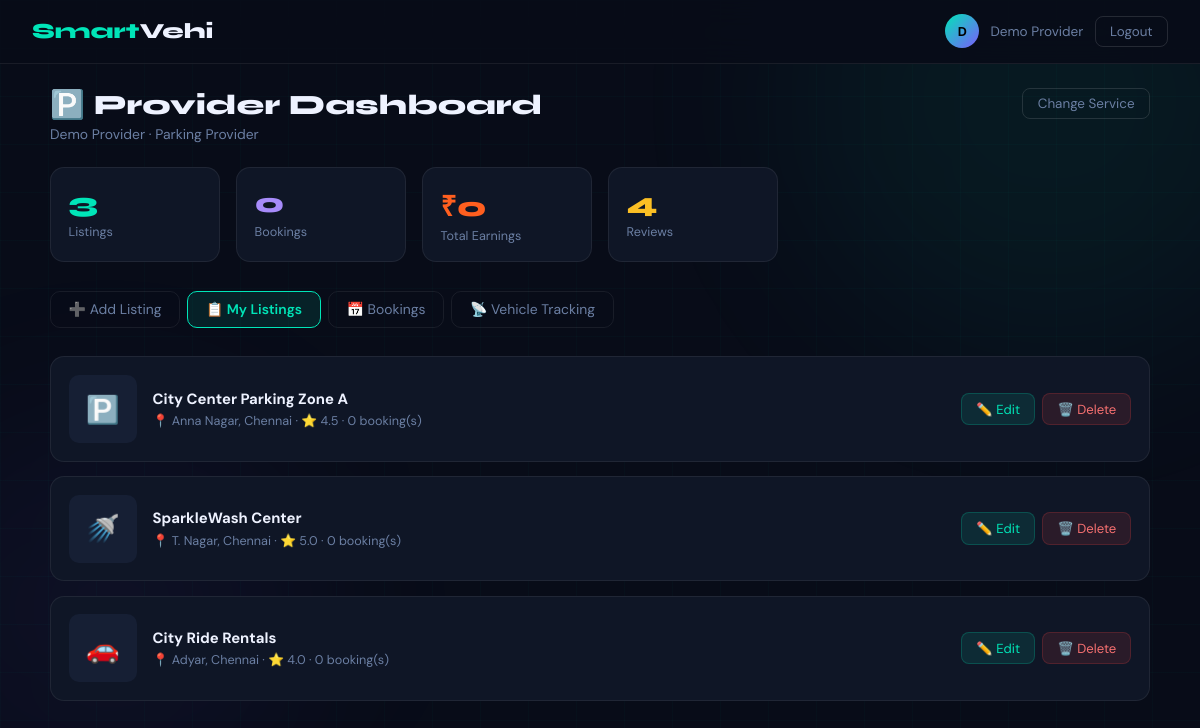
The page /provider/dashboard.php?tab=my (signed in) on the database its author committed.
### tables this page shows
CREATE TABLE IF NOT EXISTS users (
    id         INT AUTO_INCREMENT PRIMARY KEY,
    full_name  VARCHAR(120) NOT NULL,
    email      VARCHAR(180) NOT NULL UNIQUE,
    phone      VARCHAR(20)  NOT NULL DEFAULT '',
    password   VARCHAR(255) NOT NULL,
    role       ENUM('provider','receiver') NOT NULL,
    created_at TIMESTAMP DEFAULT CURRENT_TIMESTAMP
);

CREATE TABLE IF NOT EXISTS listings (
    id               INT AUTO_INCREMENT PRIMARY KEY,
    user_id          INT NOT NULL,
    type             ENUM('parking','washing','rental') NOT NULL,
    name             VARCHAR(200) NOT NULL,
    location         VARCHAR(300) NOT NULL,
    description      TEXT,
    image            VARCHAR(300) DEFAULT NULL,
     
    price_hour       DECIMAL(10,2) DEFAULT NULL,
    price_day        DECIMAL(10,2) DEFAULT NULL,
    total_slots      INT           DEFAULT NULL,
    vehicle_type     VARCHAR(50)   DEFAULT NULL,
    late_fee_hour    DECIMAL(10,2) DEFAULT 50.00,
     
    price_basic      DECIMAL(10,2) DEFAULT NULL,
    price_full       DECIMAL(10,2) DEFAULT NULL,
    services_offered TEXT          DEFAULT NULL,
    pickup_drop_fee  DECIMAL(10,2) DEFAULT 100.00,
     
    rental_type      VARCHAR(100)  DEFAULT NULL,
    vehicle_model    VARCHAR(100)  DEFAULT NULL,
    rent_hour        DECIMAL(10,2) DEFAULT NULL,
    rent_day         DECIMAL(10,2) DEFAULT NULL,
    fuel_type        VARCHAR(50)   DEFAULT NULL,
    late_fee_rental  DECIMAL(10,2) DEFAULT 100.00,
     
    is_taken         TINYINT(1)    DEFAULT 0,
    taken_at         DATETIME      DEFAULT NULL,
    return_due       DATETIME      DEFAULT NULL,
    is_active        TINYINT(1)    DEFAULT 1,
    created_at       TIMESTAMP     DEFAULT CURRENT_TIMESTAMP,
    FOREIGN KEY (user_id) REFERENCES users(id) ON DELETE CASCADE
);

### includes/config.php (called while the page is built, shortened)
<?php
function baseUrl(): string {
    static $base = null;
    if ($base !== null) return $base;
    $proto  = (!empty($_SERVER['HTTPS']) && $_SERVER['HTTPS'] !== 'off') ? 'https' : 'http';
    $host   = $_SERVER['HTTP_HOST'];
    $script = $_SERVER['SCRIPT_NAME'];
    $parts  = explode('/', trim(dirname($script), '/'));
    $path   = '';
    foreach ($parts as $seg) {
        $path .= '/' . $seg;
    }
    $base = $proto . '://' . $host . $path;
    return $base;
}
function getDB(): mysqli {
    static $conn = null;
    if ($conn !== null) return $conn;
    $conn = new mysqli(DB_HOST, DB_USER, DB_PASS, DB_NAME);
    $conn->set_charset('utf8mb4');
    return $conn;
}
function clean(string $v): string {
    return htmlspecialchars(strip_tags(trim($v)), ENT_QUOTES, 'UTF-8');
}
function getCurrentUser(): ?array {
    $db = getDB(); $id = (int)$_SESSION['user_id'];
    $s  = $db->prepare('SELECT * FROM users WHERE id=?');
    $s->bind_param('i', $id); $s->execute();
    return $s->get_result()->fetch_assoc() ?: null;
}
?>

### provider/dashboard.php (the view, shortened to what this page needs)
<?php
require_once '../includes/config.php';
$user=getCurrentUser(); $db=getDB(); $B=baseUrl();
$service=$_SESSION['chosen_service']??'parking';
$tab=$_GET['tab']??'add';
$icons=['parking'=>'🅿️','washing'=>'🚿','rental'=>'🚗'];
$labels=['parking'=>'Parking Zone','washing'=>'Washing Center','rental'=>'Rental Vehicle'];
$uid=$user['id'];
$totalListings=(int)$db->query("SELECT COUNT(*) FROM listings WHERE user_id=$uid")->fetch_row()[0];
$totalBookings=(int)$db->query("SELECT COUNT(*) FROM bookings b JOIN listings l ON b.listing_id=l.id WHERE l.user_id=$uid")->fetch_row()[0];
$totalEarnings=(float)$db->query("SELECT COALESCE(SUM(b.cost+b.extra_charges),0) FROM bookings b JOIN listings l ON b.listing_id=l.id WHERE l.user_id=$uid AND b.payment_status='paid'")->fetch_row()[0];
$totalReviews=(int)$db->query("SELECT COUNT(*) FROM reviews r JOIN listings l ON r.listing_id=l.id WHERE l.user_id=$uid")->fetch_row()[0];
$pageTitle='Provider Dashboard'; require_once '../includes/header.php'; ?>
<div class="page fu" style="padding-top:5.5rem;">
<div class="container">
  <div style="display:flex;justify-content:space-between;align-items:flex-start;margin-bottom:1.5rem;flex-wrap:wrap;gap:1rem;">
    <div>
      <h2 style="font-size:1.75rem;font-weight:800;"><?= $icons[$service] ?> Provider Dashboard</h2>
      <div style="color:var(--muted);font-size:.87rem;margin-top:.2rem;"><?= clean($user['full_name']) ?> · <?= ucfirst($service) ?> Provider</div>
    </div>
    <a href="<?= $B ?>/service.php?role=provider" class="nbtn">Change Service</a>
  </div>
  <div class="stats">
    <div class="stat"><div class="stat-num" style="color:var(--accent)"><?= $totalListings ?></div><div class="stat-lbl">Listings</div></div>
    <div class="stat"><div class="stat-num" style="color:#a78bfa"><?= $totalBookings ?></div><div class="stat-lbl">Bookings</div></div>
    <div class="stat"><div class="stat-num" style="color:var(--accent2)">₹<?= number_format($totalEarnings) ?></div><div class="stat-lbl">Total Earnings</div></div>
    <div class="stat"><div class="stat-num" style="color:var(--gold)"><?= $totalReviews ?></div><div class="stat-lbl">Reviews</div></div>
  </div>
  <div class="tabs">
    <a href="?tab=add"      class="tab <?= $tab==='add'?'active':'' ?>">➕ Add Listing</a>
    <a href="?tab=my"       class="tab <?= $tab==='my'?'active':'' ?>">📋 My Listings</a>
    <a href="?tab=bookings" class="tab <?= $tab==='bookings'?'active':'' ?>">📅 Bookings</a>
    <a href="?tab=tracking" class="tab <?= $tab==='tracking'?'active':'' ?>">📡 Vehicle Tracking</a>
  </div>
  <?php if($tab==='add'): ?>
  <div class="card">
    <h3 style="margin-bottom:1.4rem;font-size:1.1rem;"><?= $icons[$service] ?> Add New <?= $labels[$service] ?></h3>
    <form method="POST" action="<?= $B ?>/provider/add_listing.php" enctype="multipart/form-data">
      <input type="hidden" name="type" value="<?= $service ?>">
      <div class="form-row">
        <div class="fg"><label>Name / Title *</label><input type="text" name="name" placeholder="e.g. City Center Parking Zone A" required></div>
        <div class="fg"><label>Location / Address *</label><input type="text" name="location" placeholder="e.g. Anna Nagar, Chennai" required></div>
      </div>
      <?php if($service==='parking'): ?>
        <div class="form-row">
          <div class="fg"><label>Price per Hour (₹)</label><input type="number" name="price_hour" min="0" step="0.01" placeholder="30"></div>
          <div class="fg"><label>Price per Day (₹)</label><input type="number" name="price_day" min="0" step="0.01" placeholder="200"></div>
        </div>
        <div class="form-row">
          <div class="fg"><label>Total Slots</label><input type="number" name="total_slots" min="1" placeholder="20"></div>
          <div class="fg"><label>Vehicle Type</label>
            <select name="vehicle_type"><option>2-Wheeler</option><option>4-Wheeler</option><option selected>Both</option></select></div>
        </div>
        <div class="fg"><label>Late Fee per Hour (₹)</label><input type="number" name="late_fee_hour" min="0" step="0.01" placeholder="50" value="50"></div>
      <?php elseif($service==='washing'): ?>
        <div class="form-row">
          <div class="fg"><label>Basic Wash Price (₹)</label><input type="number" name="price_basic" min="0" step="0.01" placeholder="150"></div>
          <div class="fg"><label>Full Service Price (₹)</label><input type="number" name="price_full" min="0" step="0.01" placeholder="450"></div>
        </div>
        <div class="fg"><label>Services Offered</label><input type="text" name="services_offered" placeholder="Exterior wash, Interior vacuum, Waxing…"></div>
        <div class="fg"><label>Pickup &amp; Drop Extra Fee (₹)</label><input type="number" name="pickup_drop_fee" min="0" step="0.01" placeholder="100" value="100"></div>
      <?php elseif($service==='rental'): ?>
        <div class="form-row">
          <div class="fg"><label>Vehicle Category</label>
            <select name="rental_type"><option>2-Wheeler (Bike/Scooter)</option><option>3-Wheeler (Auto)</option><option>4-Wheeler (Car)</option></select></div>
          <div class="fg"><label>Vehicle Model</label><input type="text" name="vehicle_model" placeholder="e.g. Honda Activa 6G"></div>
        </div>
        <div class="form-row">
          <div class="fg"><label>Rent per Hour (₹)</label><input type="number" name="rent_hour" min="0" step="0.01" placeholder="80"></div>
          <div class="fg"><label>Rent per Day (₹)</label><input type="number" name="rent_day" min="0" step="0.01" placeholder="500"></div>
        </div>
        <div class="form-row">
          <div class="fg"><label>Fuel Type</label>
            <select name="fuel_type"><option>Petrol</option><option>Electric</option><option>Diesel</option><option>CNG</option></select></div>
          <div class="fg"><label>Late Return Fee per Hour (₹)</label><input type="number" name="late_fee_rental" min="0" step="0.01" placeholder="100" value="100"></div>
        </div>
      <?php endif; ?>
      <div class="fg"><label>Description</label><textarea name="description" placeholder="Describe your service…"></textarea></div>
      <div class="fg">
        <label>Upload Image</label>
        <div class="upload-box" onclick="document.getElementById('imgf').click()">
          <div style="font-size:1.9rem;margin-bottom:.4rem;">📷</div>
          <p style="font-size:.87rem;color:var(--muted);">Click to upload — JPG/PNG/WEBP, max 5MB</p>
          <input type="file" id="imgf" name="image" accept="image/*" style="display:none" onchange="prevImg(this)">
          <img id="img-preview" src="" alt="" style="display:none;max-width:100%;max-height:200px;border-radius:8px;margin-top:1rem;object-fit:cover;">
        </div>
      </div>
      <button type="submit" class="btn btn-primary" style="min-width:200px;">🚀 Publish Listing</button>
    </form>
  </div>
  <?php elseif($tab==='my'):
    $res=$db->query("SELECT l.*,(SELECT ROUND(AVG(rating),1) FROM reviews WHERE listing_id=l.id) AS avg_r,
      (SELECT COUNT(*) FROM bookings WHERE listing_id=l.id) AS bcount
      FROM listings l WHERE l.user_id=$uid ORDER BY l.created_at DESC");
    if($res->num_rows===0): ?>
      <div class="empty"><div class="ei">📭</div><p>No listings yet.<br><a href="?tab=add" style="color:var(--accent)">Add your first listing →</a></p></div>
    <?php else: while($l=$res->fetch_assoc()): ?>
      <div class="mcard">
        <div class="mcard-thumb">
          <?php if($l['image']): ?><img src="<?= $B ?>/<?= clean($l['image']) ?>" alt=""><?php else: echo $icons[$l['type']]; endif; ?>
        </div>
        <div class="mcard-info">
          <div class="mcard-title"><?= clean($l['name']) ?>
          </div>
          <div class="mcard-sub">📍 <?= clean($l['location']) ?> · <?= $l['avg_r']?'⭐ '.$l['avg_r']:'No reviews' ?> · <?= (int)$l['bcount'] ?> booking(s)</div>
        </div>
        <div class="mcard-actions">
          <a href="<?= $B ?>/provider/edit_listing.php?id=<?= $l['id'] ?>" class="btn-edit">✏️ Edit</a>
          <a href="?tab=my&delete=<?= $l['id'] ?>" class="btn-danger" onclick="return confirm('Delete this listing?')">🗑️ Delete</a>
        </div>
      </div>
    <?php endwhile; endif; ?>
  <?php endif; ?>
</div></div>
<?php require_once '../includes/footer.php'; ?>

### includes/header.php (shortened to what this page needs)
<?php
$currentUser = getCurrentUser();
$B = baseUrl();
?><!DOCTYPE html>
<html lang="en">
<head>
</head>
<body>
<div class="bg-orb orb1"></div>
<nav class="navbar">
  <a href="<?= $B ?>/index.php" class="logo">Smart<span>Vehi</span></a>
  <div class="nav-r">
    <?php if ($currentUser): ?>
      <div class="avatar"><?= strtoupper(substr($currentUser['full_name'],0,1)) ?></div>
      <span class="uname"><?= clean($currentUser['full_name']) ?></span>
      <a href="<?= $B ?>/logout.php" class="nbtn">Logout</a>
    <?php else: ?>
      <a href="<?= $B ?>/index.php" class="nbtn">← Home</a>
    <?php endif; ?>
  </div>
</nav>
<div class="wrap">

### includes/header.php (style rules this page uses)
:root { --bg:#080c18;--surface:#0f1626;--surface2:#161f34;--surface3:#1c2640; --accent:#00e5b8;--accent2:#ff5f1f;--accent3:#7c5cfc;--gold:#fbbf24; --text:#eef2ff;--muted:#6b7fa3;--muted2:#4a5568; --border:rgba(255,255,255,0.07);--border2:rgba(255,255,255,0.12); --glow:0 0 40px rgba(0,229,184,.2);--r:14px;--r2:20px; --ease:all .3s cubic-bezier(.4,0,.2,1); }
* { margin:0;padding:0;box-sizing:border-box; }
html { scroll-behavior:smooth; }
body { font-family:'DM Sans',sans-serif;background:var(--bg);color:var(--text);min-height:100vh;overflow-x:hidden; }
h1,h2,h3,h4 { font-family:'Syne',sans-serif; }
a { color:inherit;text-decoration:none; }
.bg-orb { position:fixed;border-radius:50%;filter:blur(90px);pointer-events:none;z-index:0; }
.orb1 { width:500px;height:500px;background:rgba(0,229,184,.06);top:-150px;right:-100px; }
.wrap { position:relative;z-index:1; }
.page { min-height:100vh;padding:5.5rem 1.5rem 3rem; }
.container { max-width:1100px;margin:0 auto; }
.navbar { position:fixed;top:0;left:0;right:0;z-index:500; display:flex;align-items:center;justify-content:space-between;padding:.9rem 2rem; background:rgba(8,12,24,.92);backdrop-filter:blur(24px);border-bottom:1px solid var(--border); }
.logo { font-family:'Syne',sans-serif;font-weight:800;font-size:1.35rem;color:var(--accent); }
.logo span { color:var(--text); }
.nav-r { display:flex;align-items:center;gap:.7rem;flex-wrap:wrap; }
.avatar { width:34px;height:34px;border-radius:50%;background:linear-gradient(135deg,var(--accent),var(--accent3)); display:flex;align-items:center;justify-content:center;font-weight:800;font-size:.8rem;color:#000; }
.uname { font-size:.85rem;color:var(--muted);max-width:130px;white-space:nowrap;overflow:hidden;text-overflow:ellipsis; }
.nbtn { background:none;border:1px solid var(--border2);color:var(--muted);padding:.38rem .9rem; border-radius:8px;font-size:.84rem;cursor:pointer;transition:var(--ease);display:inline-block; }
.btn-danger { background:rgba(239,68,68,.12);color:#f87171;border:1px solid rgba(239,68,68,.2);border-radius:8px;padding:.42rem .88rem;font-size:.82rem;cursor:pointer;transition:var(--ease); }
.btn-edit { background:rgba(0,229,184,.1);color:var(--accent);border:1px solid rgba(0,229,184,.2);border-radius:8px;padding:.42rem .88rem;font-size:.82rem;cursor:pointer;transition:var(--ease); }
.tabs { display:flex;gap:.45rem;margin-bottom:1.8rem;flex-wrap:wrap; }
.tab { padding:.52rem 1.1rem;border-radius:10px;border:1px solid var(--border);background:transparent;color:var(--muted);font-family:'DM Sans',sans-serif;font-size:.87rem;cursor:pointer;transition:var(--ease); }
.tab.active { background:rgba(0,229,184,.1);border-color:var(--accent);color:var(--accent);font-weight:600; }
.mcard { background:var(--surface);border:1px solid var(--border);border-radius:var(--r);padding:1.1rem;display:flex;align-items:center;gap:1rem;margin-bottom:.9rem;flex-wrap:wrap; }
.mcard-thumb { width:68px;height:68px;border-radius:10px;background:var(--surface2);flex-shrink:0;display:flex;align-items:center;justify-content:center;font-size:1.7rem;overflow:hidden; }
.mcard-info { flex:1;min-width:140px; }
.mcard-title { font-weight:700;font-size:.93rem;margin-bottom:.22rem; }
.mcard-sub { color:var(--muted);font-size:.79rem; }
.mcard-actions { display:flex;gap:.45rem;flex-wrap:wrap; }
.stats { display:grid;grid-template-columns:repeat(auto-fill,minmax(155px,1fr));gap:1rem;margin-bottom:1.8rem; }
.stat { background:var(--surface);border:1px solid var(--border);border-radius:var(--r);padding:1.1rem; }
.stat-num { font-family:'Syne',sans-serif;font-size:1.75rem;font-weight:800;margin-bottom:.18rem; }
.stat-lbl { color:var(--muted);font-size:.79rem; }
.fu { animation:fadeUp .45s ease both; }

### rows shown on the page
users: full_name "D", full_name "Demo Provider"
listings: type "🅿️", name "City Center Parking Zone A", location "Anna Nagar, Chennai", avg_r "4.5", bcount "0"
listings: type "🚿", name "SparkleWash Center", location "T. Nagar, Chennai", avg_r "5.0", bcount "0"
listings: type "🚗", name "City Ride Rentals", location "Adyar, Chennai", avg_r "4.0", bcount "0"

### other values the page prints
$icons[$service] "🅿️"
$service "Parking"
$totalListings "3"
$totalBookings "0"
$totalEarnings "0"
$totalReviews "4"
